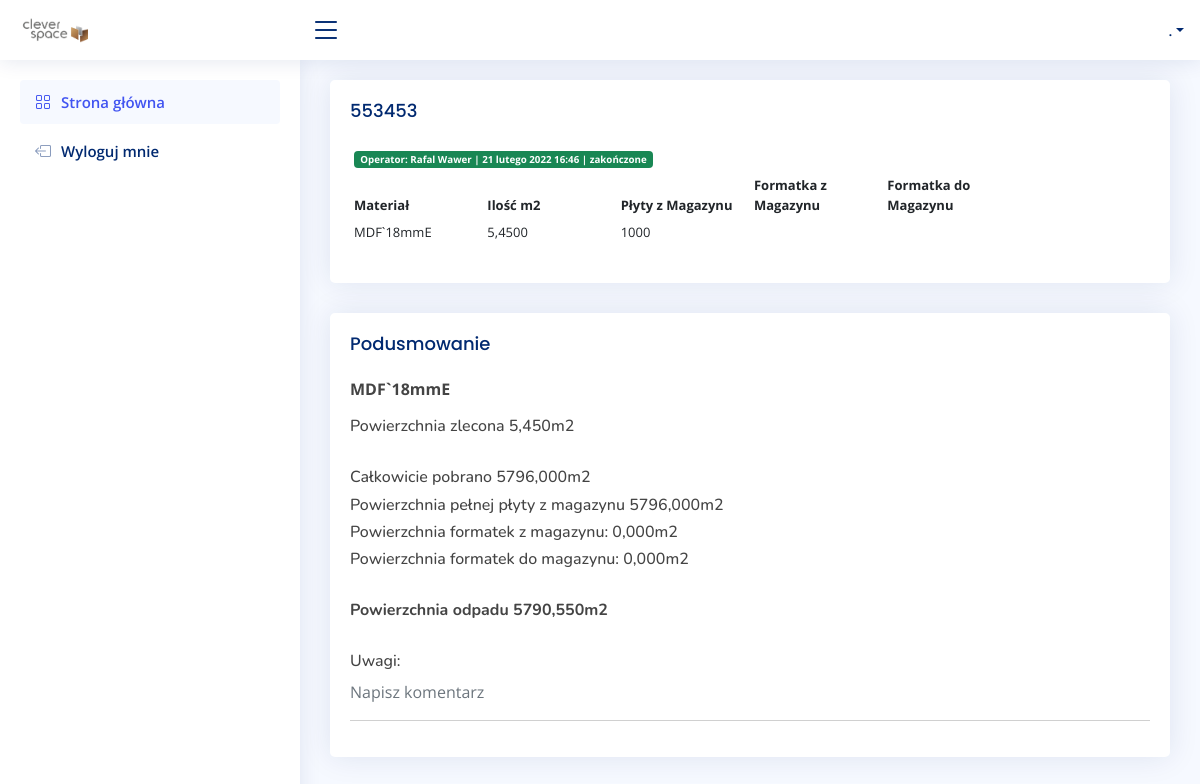
Page /stock/production/1/detail on the committed database.
### stock/models.py (models this page shows, shortened)
class Production(models.Model):
    PREPARATION = 0
    DONE = 1
    STATUS = (
        (PREPARATION, 'w trakcie'),
        (DONE, 'zakończone'),
    )
    user = models.ForeignKey(settings.AUTH_USER_MODEL, on_delete=models.CASCADE)
    order = models.CharField(max_length=255)
    date = models.DateTimeField(auto_now_add=True)
    status = models.SmallIntegerField(choices=STATUS, default=PREPARATION)

class ProductionMaterial(models.Model):
    production = models.ForeignKey(Production, on_delete=models.CASCADE)
    material = models.ForeignKey(Material, on_delete=models.CASCADE)
    area =  models.DecimalField(default=Decimal('0.000'), decimal_places=4, blank=False, max_digits=10)
    quantity = models.PositiveIntegerField(default=0, blank=False, null=False)
    def sum_area(self):
        return self.quantity * float(self.material.material_area)
    def stock_area(self):
        material = ProductionMaterial.objects.get(id=self.id)
        stock_area = 0
        for stock in material.stocks.all():
            result = stock.length * stock.width / 1000000
            stock_area += result
        return stock_area
    def stockIn_area(self):
        material = ProductionMaterial.objects.get(id=self.id)
        self.stockIn_area = 0
        for stock in material.productionstockin_set.all():
            result = stock.length * stock.width / 1000000
            self.stockIn_area += result
        return self.stockIn_area
    def total_area(self):
        material = ProductionMaterial.objects.get(id=self.id)
        total_area = 0
        for stock in material.stocks.all():
            result = stock.length * stock.width / 1000000
            total_area += result
        return total_area + self.quantity * float(self.material.material_area)
    def waste(self):
        material = ProductionMaterial.objects.get(id=self.id)
        total_area = 0 + self.quantity * float(self.material.material_area)
        for stock in material.stocks.all():
            result = stock.length * stock.width / 1000000
            total_area += result
        if float(self.area) - total_area + self.stockIn_area > 0:
            return 0
        else:
            return abs(float(self.area) - total_area + self.stockIn_area)

### account/models.py (models this page shows, shortened)
class UserBase(AbstractBaseUser, PermissionsMixin):
    email = models.EmailField(unique=True)
    first_name = models.CharField(max_length=150, blank=True)
    last_name = models.CharField(max_length=150, blank=True)
    phone_number = models.CharField(max_length=15, blank=True)
    postcode = models.CharField(max_length=12, blank=True)
    address_line_1 = models.CharField(max_length=150, blank=True)
    address_line_2 = models.CharField(max_length=150, blank=True)
    town_city = models.CharField(max_length=150, blank=True)
    is_active = models.BooleanField(default=True)
    is_staff = models.BooleanField(default=False)
    created = models.DateTimeField(auto_now_add=True)
    updated = models.DateTimeField(auto_now=True)
    objects = CustomAccountManager()
    USERNAME_FIELD = 'email'
    REQUIRED_FIELDS = ['first_name', 'last_name']
    class Meta:
        verbose_name = "Konto"
        verbose_name_plural = "Konta"

### order/models.py (models this page shows, shortened)
class Material(models.Model):
    short_name = models.CharField(max_length=255, blank=False, null=True)
    name = models.CharField(max_length=255, blank=False, null=True)
    quantity = models.SmallIntegerField(default=0, blank=False, null=True)
    material_area = models.DecimalField(default=Decimal('5.796'), decimal_places=4, blank=False, max_digits=10)
    class Meta:
        verbose_name = "materiał"
        verbose_name_plural = "materiały"
    def __str__(self):
        return self.short_name

### stock/views.py (the view)
# urls.py: path('production/<int:id>/detail', views.DetailProduction, name='detail-production'),
def DetailProduction(request, id):
    production = Production.objects.get(id=id)
    materials = production.productionmaterial_set.all()
    ctx = {
        'production': production,
        'materials': materials,
    }
    return render(request, 'stock/detail_production.html', ctx)

### stock/templates/stock/detail_production.html (shortened to what this page needs)
{% extends 'main.html' %}
{% block content %}
<div class="row">
  <div class="col-sm-12">
    <div class="card recent-sales">
      <div class="card-body">
       <h5 class="card-title">{{ production.order }} </h5>
       <div class="row">
         <div class="col-sm-12">
           <div class="table-responsive">
              <table class="table table-borderless table-hover table-sm text-start">
              <thead>
               <tr>
                <td colspan="6"><span class="badge {% if production.status == 1 %} bg-success  {% elif production.status == 0 %} bg-dark  {% endif %} ">
             Operator: {{ production.user.first_name }} {{ production.user.last_name }} | {{ production.date }} | {{ production.get_status_display}}</span></td>
              </tr>
                <tr>
                  <th scope="col">Materiał</th>
                  <th scope="col">Ilość m2</th>
                  <th scope="col">Płyty z Magazynu</th>
                  <th scope="col">Formatka z Magazynu</th>
                  <th scope="col">Formatka do Magazynu</th>
                </tr>
              </thead>
              <tbody>
                {% for material in materials %}
                <tr>
                  <td scope="col">{{ material.material }}</td>
                  <td scope="col">{{ material.area}}</td>
                  <td scope="col">{{ material.quantity }}</td>
                  <td scope="col" class="text-start">
                  </td>
                  <td scope="col">
                  </td>
                </tr>
                {% endfor %}
              </tbody>
              </table>
            </div>
          </div>
        </div>
      </div>
    </div>
  </div>
{% include 'stock/summary.html' %}
</div>
 {% endblock %}

### stock/templates/stock/summary.html
<div class="col-sm-12">
  <div class="card">
    <div class="card-body">
     <h5 class="card-title">Podusmowanie</h5>
     {% for material in materials %}
     <p class="fw-bold">{{ material.material }}</p>
     <h6>Powierzchnia zlecona {{ material.area|floatformat:3 }}m2 </h6></br>
     <h6>Całkowicie pobrano {{ material.total_area|floatformat:3 }}m2</h6>
     <h6>Powierzchnia pełnej płyty z magazynu {{ material.sum_area|floatformat:3 }}m2</h6>
     <h6>Powierzchnia formatek z magazynu: {{ material.stock_area|floatformat:3 }}m2</h6>
     <h6>Powierzchnia formatek do magazynu: {{ material.stockIn_area|floatformat:3 }}m2</h6>
     <br>
     <h6 class="fw-bold">Powierzchnia odpadu {{ material.waste|floatformat:3 }}m2</h6>
     <br>
     {% if not material.comments.all %}
         <h6>Uwagi:</h6>
         <a href="{% url 'comments' material.id %}" class="link-secondary">Napisz komentarz</a>
     {% else %}
     <h6>Uwagi: <a href="{% url 'comments' material.id %}" class="link-secondary">Napisz komentarz</a></h6>
        {% for comment in material.comments.all %}
            {{ comment.comment }} <br>
        {% endfor %}
     {% endif %}
      <hr>
      {% endfor %}
   </div>
 </div>
</div>

### static/assets/css/style.css (style rules this page uses)
:root { scroll-behavior: smooth; }
body { font-family: "Open Sans", sans-serif; background: #f6f9ff; color: #444444; }
a { color: #4154f1; text-decoration: none; }
h1, h2, h3, h4, h5, h6 { font-family: "Nunito", sans-serif; }
.card { margin-bottom: 30px; border: none; border-radius: 5px; box-shadow: 0px 0 30px rgba(1, 41, 112, 0.1); overflow: hidden; }
.card-title { padding: 20px 0 15px 0; font-size: 18px; font-weight: 500; color: #012970; font-family: "Poppins", sans-serif; }
.card-body { padding: 0 20px 20px 20px; }
.table { text-align: center; font-size: small; }
table { table-layout: fixed; word-wrap: break-word; }

### rows in the picture
Production: order "553453", user.first_name "Rafal", user.last_name "Wawer", date "21 lutego 2022 16:46", status "zakończone"
ProductionMaterial: material "MDF`18mmE", area "5,4500", quantity "1000", area "5,450", total_area "5796,000", sum_area "5796,000", stock_area "0,000", stockIn_area "0,000", waste "5790,550", shows "Uwagi:"
